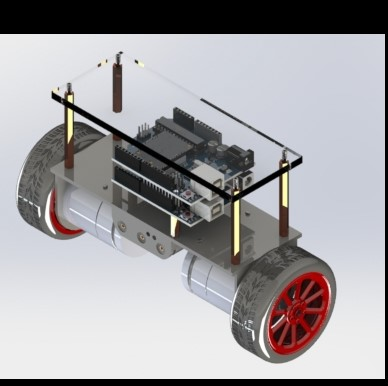
#> input picture s;.JPG, 388 x 386 px
$ python -i preprocessing_module.py   (imports and definitions only)
#> lines starting #> are read from the running program, lines starting #| are printed output that depends on the picture; after the words box and inside, x2 and y2 are one past the last pixel; in counts of white or black regions, pixels touching at a corner belong together
import cv2
import numpy as np

def custom_preprocessing(image_path):
    # Read the image
#> called with image_path = '../../s;.JPG'
    image = cv2.imread(image_path)
#> image is the input picture: shape (386, 388, 3); mean B, G, R 163.1, 160.1, 161.7

    # Check if the image is successfully loaded
    if image is None:
        print("Error: Unable to load the image.")
        return None

    # Convert the image to grayscale
    gray_image = cv2.cvtColor(image, cv2.COLOR_BGR2GRAY)
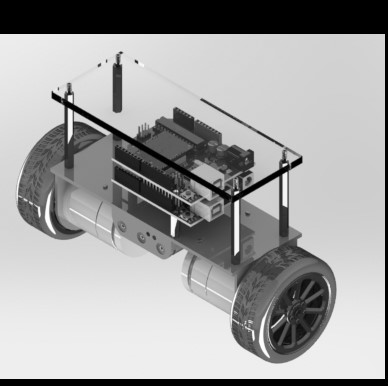
#> gray_image: shape (386, 388); min 0, max 255, mean 160.9

    # Apply Gaussian blur
    blurred_image = cv2.GaussianBlur(gray_image, (65, 65), 0)
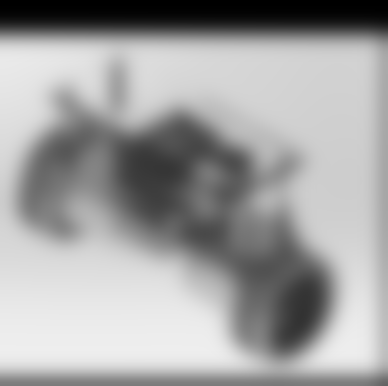
#> blurred_image: shape (386, 388); min 0, max 238, mean 161.3

    # Find the pixel with the highest intensity value
    max_intensity_pixel = np.unravel_index(np.argmax(blurred_image), blurred_image.shape)
#> max_intensity_pixel = (345, 0)

    # Define the radius for the circle
    radius = 200 // 2

    # Get the x and y coordinates for cropping the image
    x = max_intensity_pixel[1] - radius
#> x = -100
    y = max_intensity_pixel[0] - radius
#> y = 245

    # Create a mask for the circle
    mask = np.zeros_like(image)
    cv2.circle(mask, (x + radius, y + radius), radius, (255, 255, 255), -1)
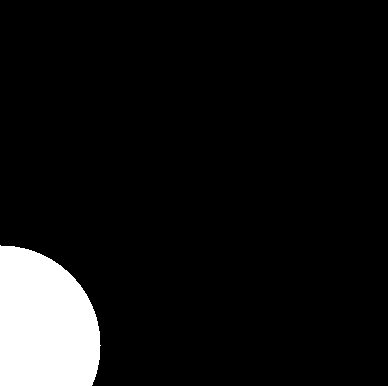
#> mask: shape (386, 388, 3); 7.9% white; 1 white region, box (x1, y1, x2, y2) and area: (0, 245, 101, 386) 11860

    # Apply the mask to the original image
    roi_image = cv2.bitwise_and(image, mask)
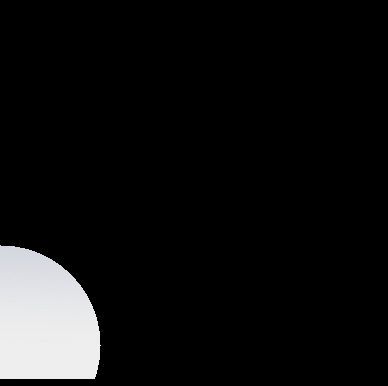
#> roi_image: shape (386, 388, 3); mean B, G, R 17.5, 17.4, 17.3

    # Split the green channel
    green_channel = roi_image[:, :, 1]

    # Apply histogram equalization
    clahe_op = cv2.createCLAHE(clipLimit=2)
    roi_image = clahe_op.apply(green_channel)
#> roi_image: shape (386, 388)

    return roi_image

>>> result = custom_preprocessing('../../s;.JPG')
